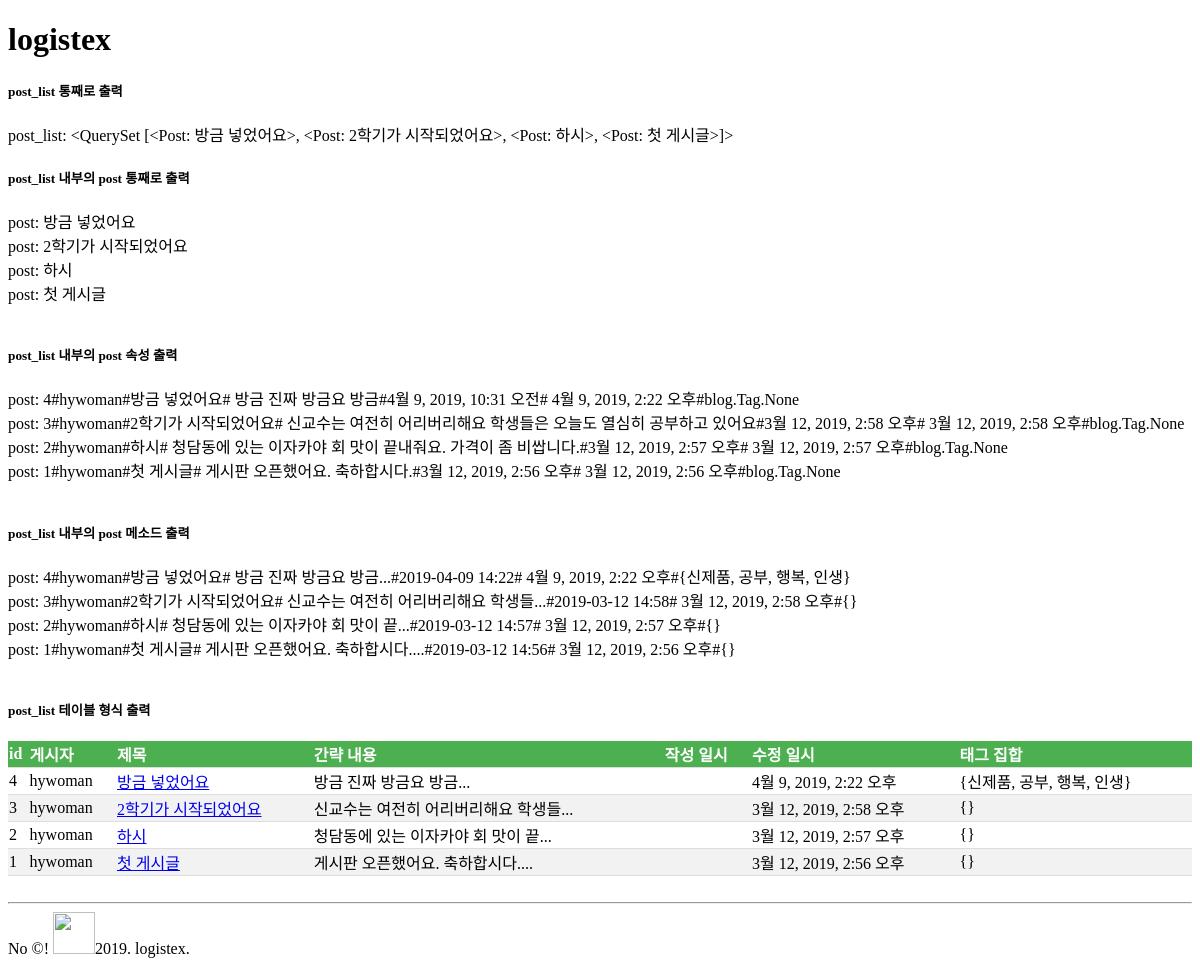
Screenshot of /blog/ with the database file from the repository.
### blog/models.py (models this page shows)
class Post(models.Model):
    author = models.ForeignKey(
        settings.AUTH_USER_MODEL,  # 'auth.User'라고 쓰는 것보다 강추
        on_delete=models.CASCADE,
        related_name='posts',
        verbose_name='게시자',
    )
    title = models.CharField('제목', max_length=100)
    content = models.TextField('내용')
    created_at = models.DateTimeField(auto_now_add=True)
    updated_at = models.DateTimeField(auto_now=True)
    tags = models.ManyToManyField('Tag', blank=True, related_name='tags')
    class Meta:
        ordering = ['-id']  # Post 객체의 기본 정렬 순서 지정
    def __str__(self):
        return self.title
    def short_content(self):
        if self.content:
            t = self.content[:20] + '...'   # content 속성의 일부만 반환
        else:
            t = '(내용 없음)'
        return t
    short_content.short_description = '간략 내용'
    def tagged(self):
        ts = self.tags.all()
        return '{' + ', '.join(map(str, ts)) + '}'
    tagged.short_description = '태그 집합'
    def updated(self):
        return local_time(self.updated_at)
    updated.short_description = '수정 일시'

class Tag(models.Model):
    name = models.CharField('태그', max_length=100, unique=True)
    class Meta:
        ordering = ['-id']  # Tag 객체의 기본 정렬 순서 지정
    def __str__(self):
        return self.name

### blog/views.py (the view)
# urls.py: path('', views.post_list),
def post_list(request):
    qs = Post.objects.all()
    return render(request, 'blog/post_list.html',
                  {'post_list': qs})

### blog/models.py (called while the page is built)
def local_time(input_time):
    fmt = '%Y-%m-%d %H:%M'
    my_zone = timezone(settings.TIME_ZONE)
    my_local_time = input_time.astimezone(my_zone)
    return my_local_time.strftime(fmt)

### blog/templates/blog/post_list.html
{% extends 'blog/layout.html' %}
{% block content %}
    <h5>post_list 통째로 출력</h5>
    post_list: {{ post_list }}<br/>
    <h5>post_list 내부의 post 통째로 출력</h5>
        {% for post in post_list %}
            post: {{ post }}<br/>
        {% endfor %}<br/>
    <h5>post_list 내부의 post 속성 출력</h5>
    {% for post in post_list %}
        post: {{ post.id }}#{{ post.author }}#{{ post.title }}#
            {{ post.content }}#{{ post.created_at }}#
            {{ post.updated_at }}#{{ post.tags }}<br/>
    {% endfor %}<br/>
    <h5>post_list 내부의 post 메소드 출력</h5>
    {% for post in post_list %}
        post: {{ post.id }}#{{ post.author }}#{{ post.title }}#
            {{ post.short_content }}#{{ post.updated }}#
            {{ post.updated_at }}#{{ post.tagged }}<br/>
    {% endfor %}<br/>
    <h5>post_list 테이블 형식 출력</h5>
    <table>
        <thead>
            <th>id</th>
            <th>게시자</th>
            <th>제목</th>
            <th>간략 내용</th>
            <th>작성 일시</th>
            <th>수정 일시</th>
            <th>태그 집합</th>
        </thead>
        <tbody>
        {% for post in post_list %}
        <tr>
            <td>{{ post.id }}</td>
            <td>{{ post.author }}</td>
            <td>
                <a href="/blog/{{ post.pk }}">
                    {{ post.title }}
                </a>
            </td>
            <td>{{ post.short_content }}</td>
            <td>{{ post.created }}</td>
            <td>{{ post.updated_at }}</td>
            <td>{{ post.tagged }}</td>
        </tr>
       {% endfor %}
        </tbody>
    </table><br/>
{% endblock %}

### rows the page displays
Post: title.title "<QuerySet [<Post: 방금 넣었어요>, <Post: 2학기가 시작되었어요>, <Post: 하시>, <Post: 첫 게시글>]>", title "방금 넣었어요", id "4", author "hywoman", content "방금 진짜 방금요 방금", created_at "4월 9, 2019, 10:31 오전", updated_at "4월 9, 2019, 2:22 오후", tags "blog.Tag.None", short_content "방금 진짜 방금요 방금...", updated "2019-04-09 14:22", tagged "{신제품, 공부, 행복, 인생}"
Post: title "2학기가 시작되었어요", id "3", author "hywoman", content "신교수는 여전히 어리버리해요 학생들은 오늘도 열심히 공부하고 있어요", created_at "3월 12, 2019, 2:58 오후", updated_at "3월 12, 2019, 2:58 오후", tags "blog.Tag.None", short_content "신교수는 여전히 어리버리해요 학생들...", updated "2019-03-12 14:58", tagged "{}"
Post: title "하시", id "2", author "hywoman", content "청담동에 있는 이자카야 회 맛이 끝내줘요. 가격이 좀 비쌉니다.", created_at "3월 12, 2019, 2:57 오후", updated_at "3월 12, 2019, 2:57 오후", tags "blog.Tag.None", short_content "청담동에 있는 이자카야 회 맛이 끝...", updated "2019-03-12 14:57", tagged "{}"
Post: title "첫 게시글", id "1", author "hywoman", content "게시판 오픈했어요. 축하합시다.", created_at "3월 12, 2019, 2:56 오후", updated_at "3월 12, 2019, 2:56 오후", tags "blog.Tag.None", short_content "게시판 오픈했어요. 축하합시다....", updated "2019-03-12 14:56", tagged "{}"
